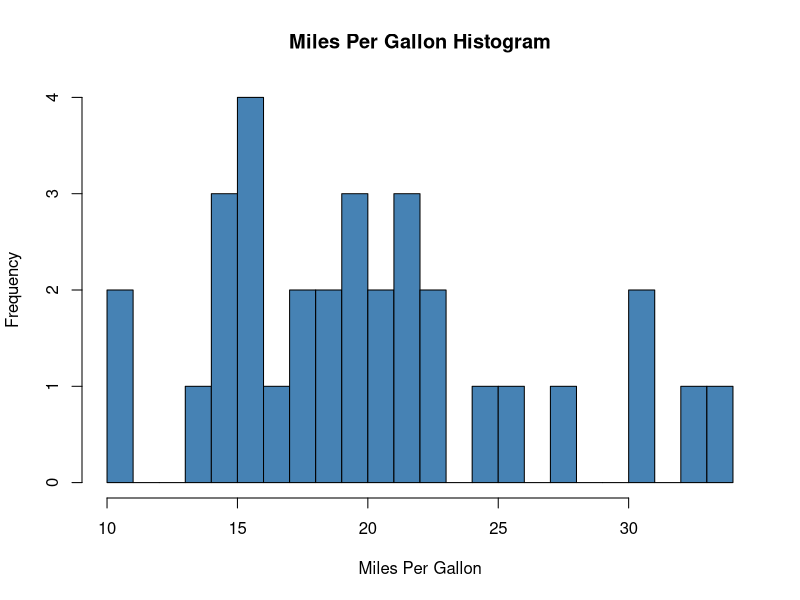
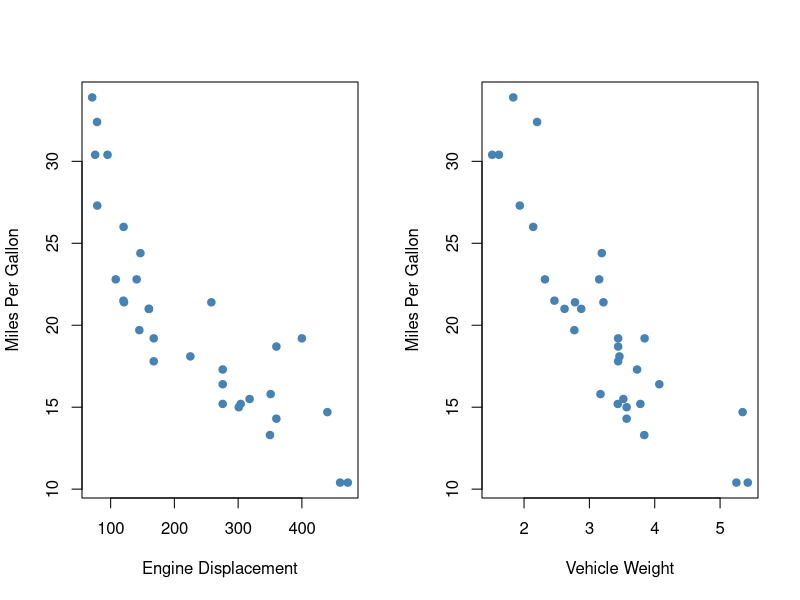
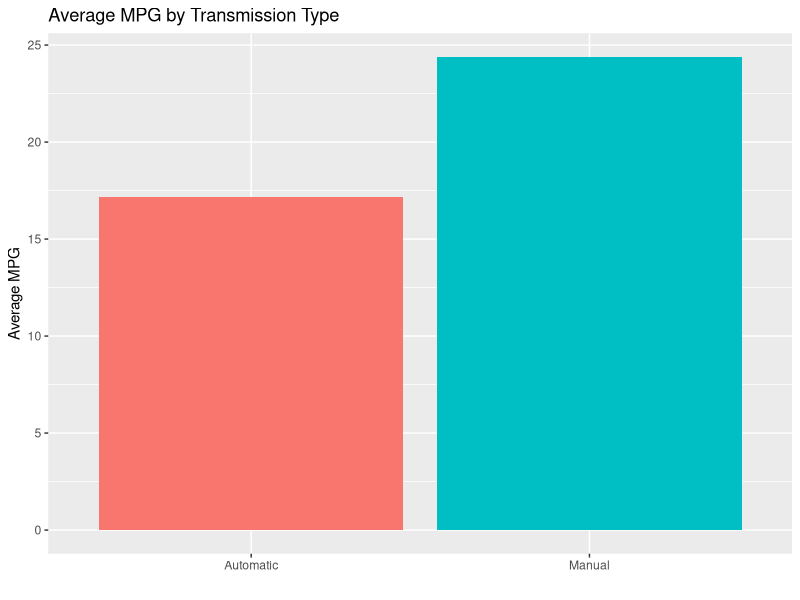
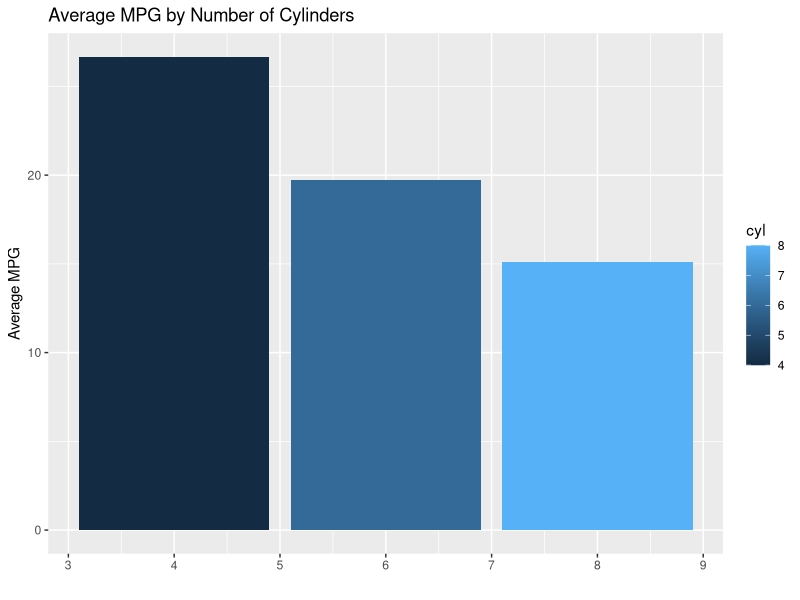

The R source for these figures, in order:
## ---- chunk 1
library(dplyr)
library(ggplot2)
## ---- chunk 2
mpgHist <- hist(mtcars$mpg, breaks = 18, col = "steelblue", 
     main = "Miles Per Gallon Histogram", xlab = "Miles Per Gallon")
## ---- chunk 3
average_mpg_transmission <- data.frame(
  c(mean(filter(mtcars, am == 0)$mpg), mean(filter(mtcars, am == 1)$mpg)), 
  c("Automatic", "Manual"))
colnames(average_mpg_transmission) <- c("mpg", "Type")

ave_mpg_plot <- ggplot(average_mpg_transmission, aes(x = Type, y = mpg, fill = Type)) + 
  labs(x = "", y = "Average MPG", title = "Average MPG by Transmission Type") + 
  geom_bar(stat = "identity") + theme(legend.position="none")

average_mpg_transmission
## ---- chunk 4
## Group the cars by cylinders, compute the mean mpg for each group, then plot
cyl_sum <- mtcars %>% group_by(cyl) %>% summarise("mpg" = mean(mpg))
cylPlot <- ggplot(cyl_sum, aes(x = cyl, y = mpg, fill = cyl)) + geom_bar(stat = "identity") + 
  labs(x = "", y = "Average MPG", title = "Average MPG by Number of Cylinders")
cyl_sum

## Plot the next two beside each other
par(mfrow = c(1, 2))

## Plot the mpg against the engine size
plot(mtcars$disp, mtcars$mpg, col = "steelblue", pch = 19, 
     xlab = "Engine Displacement", ylab = "Miles Per Gallon")

## Plot the mpg against vehicle weight
plot(mtcars$wt, mtcars$mpg, col = "steelblue", pch = 19, 
     xlab = "Vehicle Weight", ylab = "Miles Per Gallon")
## ---- chunk 5
mpg.am <- lm(mpg ~ am, mtcars)
summary(mpg.am)
## ---- chunk 6
sort(cor(mtcars)[1,])
## ---- chunk 7
mpgHist
## ---- chunk 8
ave_mpg_plot
## ---- chunk 9
cylPlot
